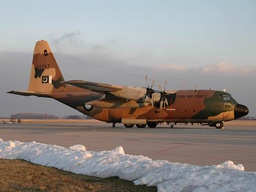
#> input picture c130.jpg, 256 x 192 px, shrunk from 970 x 728 before the run
$ jupyter execute --allow-errors '7. Adaptive filtering techniques.ipynb'   (older library calls are emulated)
#> lines starting #> are read from the running program, lines starting #| are printed output that depends on the picture
Adaptive filtering techniques are a crucial component of image processing, used to enhance or modify images by adjusting their pixel values based on the surrounding pixels. These techniques are essential in various applications, including noise reduction, edge detection, and image enhancement. Here's a list of some adaptive filtering techniques and methods used in image processing:

- **Adaptive Median Filter**: This filter adjusts its size based on local characteristics of the image, helping to preserve edges while reducing noise.
- **Adaptive Wiener Filter**: Utilizes statistical characteristics of the image to adapt the filter to varying noise conditions across the image.
- **Anisotropic Diffusion (Perona-Malik Filter)**: This non-linear filtering method aims to reduce image noise without removing significant parts of the image content, such as edges, lines, or other details that are important for interpretation.
- **Bilateral Filter**: An edge-preserving and noise-reducing smoothing filter that considers both spatial proximity and pixel value differences.
- **Guided Filter**: An edge-aware filter, which is used for edge-preserving smoothing and can be considered as an alternative to the bilateral filter.
- **Least Mean Squares (LMS) Filter**: A type of adaptive filter that adjusts its coefficients to minimize the mean square error between its output and a desired output.
- **Recursive Least Squares (RLS) Filter**: Offers faster convergence than LMS by using a recursive approach to update the filter coefficients.
- **Kalman Filter**: Used in scenarios where noise and other inaccuracies are present, especially effective in time-varying images or sequences.
- **Non-Local Means Filter**: A filtering technique that averages the value of each pixel based on the similarity of small patches around the pixel, rather than just geometric closeness.
- **Savitzky-Golay Filter**: Smoothes and differentiates data by fitting successive subsets of adjacent data points with a low-degree polynomial.
- **Sigma Filter**: Also known as the Sigma-Delta filter, it is used for noise filtering while preserving sharp edges by considering the statistical variance within a local neighborhood.
- **Spectral Subtraction**: A technique used for enhancing images by subtracting an estimated noise spectrum from the spectrum of the noisy image.
- **Wavelet Transform**: Used for image denoising by decomposing the image into different frequency components and then selectively reconstructing the image.

These techniques vary in complexity and application, with each having its own advantages in specific scenarios. The choice of an adaptive filtering technique depends on the particular requirements of the image processing task, such as the type of noise present, the need for edge preservation, and computational constraints.

[cell 1]
import cv2
import numpy as np
import matplotlib.pyplot as plt
from skimage.restoration import denoise_bilateral, denoise_nl_means, estimate_sigma
from scipy.signal import wiener

# Load the original image
original_image = cv2.imread('c130.jpg')
#> original_image is the input picture: shape (192, 256, 3); mean B, G, R 136.1, 139.7, 146
# Convert the original image to grayscale
gray_image = cv2.cvtColor(original_image, cv2.COLOR_BGR2GRAY)
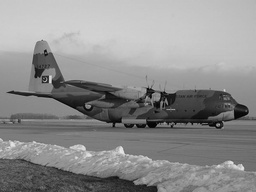
#> gray_image: shape (192, 256); min 0, max 232, mean 141.2

# Apply Adaptive Median Filter
def adaptive_median_filter(image, max_size=7):
#> called with max_size = 7
    def median_filter_at_point(img, x, y, size):
        k = size // 2
        neighborhood = img[max(0, x-k):x+k+1, max(0, y-k):y+k+1]
        return np.median(neighborhood)

    filtered_image = np.zeros_like(image)
    for i in range(image.shape[0]):
        for j in range(image.shape[1]):
            k = 1
            while k <= max_size:
                neighborhood = image[max(0, i-k):i+k+1, max(0, j-k):j+k+1]
                med = np.median(neighborhood)
                z_min = neighborhood.min()
                z_max = neighborhood.max()
                z_med = med
                if z_min < z_med < z_max:
                    z_xy = image[i, j]
                    if z_min < z_xy < z_max:
                        filtered_image[i, j] = z_xy
                    else:
                        filtered_image[i, j] = z_med
                    break
                else:
                    k += 2
            if k > max_size:
                filtered_image[i, j] = image[i, j]
    return filtered_image

adaptive_median_filtered = adaptive_median_filter(gray_image)

# Apply Adaptive Wiener Filter
def adaptive_wiener_filter(image, sizes=[3, 5, 7]):
    local_mean = []
    local_var = []
    noise = estimate_sigma(image, multichannel=False, average_sigmas=True)
#> noise = 0.727

    # Estimate local mean and variance
    for size in sizes:
        local_mean.append(cv2.blur(image, (size, size)))
        local_var.append(cv2.blur(image**2, (size, size)) - np.square(local_mean[-1]))
#> after the loop, local_mean = 3 items; local_var = 3 items

    # Estimate overall local mean and variance
    local_mean = np.stack(local_mean, axis=2)
    local_var = np.stack(local_var, axis=2)
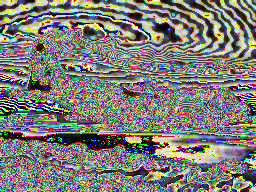
#> local_var: shape (192, 256, 3); mean of channels 0, 1, 2 119.4, 124.7, 126.4; drawn as B, G, R
    overall_local_mean = np.mean(local_mean, axis=2)
    overall_local_var = np.mean(local_var, axis=2)
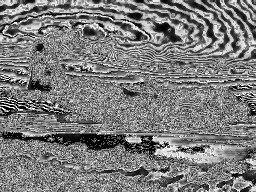
#> overall_local_var: shape (192, 256) float64; min 0, max 255, mean 123.5

    # Apply Wiener filter
    wiener_filtered = (image - overall_local_mean) * np.divide(overall_local_var, overall_local_var + noise**2)
    wiener_filtered += overall_local_mean
    wiener_filtered = np.clip(wiener_filtered, 0, 255).astype(np.uint8)

    return wiener_filtered

adaptive_wiener_filtered = adaptive_wiener_filter(gray_image)

# Apply Anisotropic Diffusion Filter (Perona-Malik Filter)
def anisotropic_diffusion_filter(image, iterations=15, kappa=50, gamma=0.1):
#> called with iterations = 15, kappa = 50, gamma = 0.1
    def diff_coefficient(gradient, kappa):
        return np.exp(-(gradient/kappa)**2)

    img_filtered = image.astype('float32')
    for i in range(iterations):
        # Calculate gradients
        grad_north = np.roll(img_filtered, -1, axis=0) - img_filtered
        grad_south = np.roll(img_filtered, 1, axis=0) - img_filtered
        grad_east = np.roll(img_filtered, -1, axis=1) - img_filtered
        grad_west = np.roll(img_filtered, 1, axis=1) - img_filtered

        # Calculate diffusion coefficients
        c_north = diff_coefficient(grad_north, kappa)
        c_south = diff_coefficient(grad_south, kappa)
        c_east = diff_coefficient(grad_east, kappa)
        c_west = diff_coefficient(grad_west, kappa)

        # Update image
        img_filtered += gamma * (c_north * grad_north + c_south * grad_south + c_east * grad_east + c_west * grad_west)
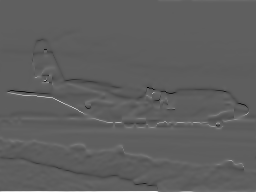
#> grad_north: shape (192, 256) float32; min -98.15, max 164.9, mean 0; drawn with min black and max white
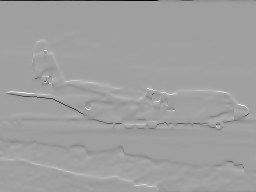
#> grad_south: shape (192, 256) float32; min -164.9, max 98.15, mean 0; drawn with min black and max white
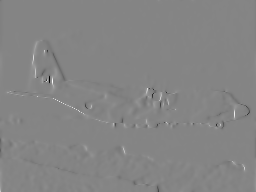
#> grad_west: shape (192, 256) float32; min -130.3, max 119.9, mean 0; drawn with min black and max white

    img_filtered = np.clip(img_filtered, 0, 255).astype('uint8')
    return img_filtered

anisotropic_diffusion_filtered = anisotropic_diffusion_filter(gray_image)

# Apply Bilateral Filter
bilateral_filtered = denoise_bilateral(gray_image, sigma_color=0.05, sigma_spatial=15, multichannel=False)

# Display the images
plt.figure(figsize=(20, 10))

# Original Image
plt.subplot(1, 5, 1)
plt.imshow(cv2.cvtColor(original_image, cv2.COLOR_BGR2RGB))
plt.title('Original Image')
plt.axis('off')

# Adaptive Median Filter
plt.subplot(1, 5, 2)
plt.imshow(adaptive_median_filtered, cmap='gray')
plt.title('Adaptive Median Filter')
plt.axis('off')

# Adaptive Wiener Filter
plt.subplot(1, 5, 3)
plt.imshow(adaptive_wiener_filtered, cmap='gray')
plt.title('Adaptive Wiener Filter')
plt.axis('off')

# Anisotropic Diffusion Filter
plt.subplot(1, 5, 4)
plt.imshow(anisotropic_diffusion_filtered, cmap='gray')
plt.title('Anisotropic Diffusion Filter')
plt.axis('off')

# Bilateral Filter
plt.subplot(1, 5, 5)
plt.imshow(bilateral_filtered, cmap='gray')
plt.title('Bilateral Filter')
plt.axis('off')

# Show the images
plt.show()
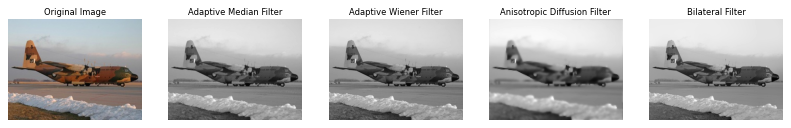
#> figure drawn by matplotlib, 5 panels

[cell 2]
import cv2
import numpy as np
import matplotlib.pyplot as plt
from scipy.signal import lfilter

# Load the image
image_path = 'c130.jpg'
original_image = cv2.imread(image_path)
original_image_rgb = cv2.cvtColor(original_image, cv2.COLOR_BGR2RGB)

# Guided filter
def apply_guided_filter(image, radius, epsilon):
    # Convert to float32
#> called with radius = 5, epsilon = 1e-06
    image_float = np.float32(image) / 255.0
    # Apply the guided filter
    filtered_image = cv2.ximgproc.guidedFilter(
        guide=image_float,
        src=image_float,
        radius=radius,
        eps=epsilon,
        dDepth=-1
    )
#> filtered_image: shape (192, 256, 3) float32
    # Convert back to uint8
    filtered_image = (filtered_image * 255).astype(np.uint8)
    return filtered_image

# Non-local means filter
def apply_non_local_means_filter(image, h=10, hForColorComponents=10):
#> called with h = 10, hForColorComponents = 10
    return cv2.fastNlMeansDenoisingColored(image, None, h, hForColorComponents, 7, 21)
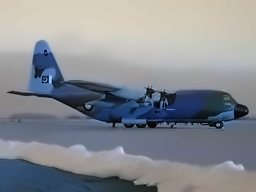
#> returned value: shape (192, 256, 3); mean of channels 0, 1, 2 145.5, 139.5, 135.7; drawn as B, G, R


# Apply filters
gf_image = apply_guided_filter(original_image_rgb, radius=5, epsilon=1e-6)
nlm_image = apply_non_local_means_filter(original_image_rgb)

# Display images
def display_images(images, titles):
    plt.figure(figsize=(20, 10))
    for i, (image, title) in enumerate(zip(images, titles)):
        plt.subplot(1, len(images), i+1)
        plt.imshow(image)
        plt.title(title)
        plt.axis('off')
#> this loop made 3 passes
#> title on passes 1 to 3: 'Original Image', 'Guided Filter', 'Non-Local Means Filter'
    plt.show()

display_images([original_image_rgb, gf_image, nlm_image],
               ['Original Image', 'Guided Filter', 'Non-Local Means Filter'])

[cell 3]
import cv2
import numpy as np
import matplotlib.pyplot as plt
from scipy.signal import savgol_filter
from skimage.restoration import denoise_wavelet, estimate_sigma
from scipy.ndimage import median_filter

# Load the original image
image = cv2.imread('c130.jpg', cv2.IMREAD_GRAYSCALE)
#> image: shape (192, 256); min 0, max 234, mean 141.2

# Savitzky-Golay Filter
# Here we apply the Savitzky-Golay filter to the image.
# The window size is 11 and the polynomial order is 3.
savgol_filtered = savgol_filter(image, window_length=11, polyorder=3, axis=0)

# Sigma Filter
# We create a sigma filter by applying a median filter to the image.
# A 7x7 kernel is used here.
sigma_filtered = median_filter(image, size=7)

# Spectral Subtraction
# For spectral subtraction, we first calculate the noise estimate by subtracting
# the smoothed image from the original image and then subtract this noise estimate
# from the original image.
smoothed_image = median_filter(image, size=7)
noise_estimate = image - smoothed_image
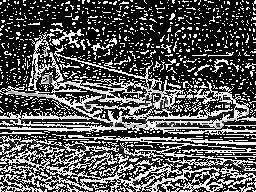
#> noise_estimate: shape (192, 256); min 0, max 255, mean 86.6
spectral_subtracted = np.clip(image - noise_estimate, 0, 255)

# Wavelet Transform for Denoising
# The wavelet transform is applied using the 'denoise_wavelet' function from the skimage library.
# We use the default 'BayesShrink' which automatically computes a thresholding value.
# The 'estimate_sigma' function estimates the noise standard deviation from the image.
sigma_est = estimate_sigma(image, multichannel=False, average_sigmas=True)
#> sigma_est = 0.727
wavelet_denoised = denoise_wavelet(image, multichannel=False, method='BayesShrink', mode='soft',
                                   sigma=sigma_est, wavelet_levels=3)

# Converting the floating point image in the range [0,1] to uint8
wavelet_denoised = (wavelet_denoised * 255).astype(np.uint8)

# Display the results
fig, axes = plt.subplots(2, 3, figsize=(20, 10))
ax = axes.ravel()

# Original image
ax[0].imshow(image, cmap=plt.cm.gray)
ax[0].set_title('Original image')
ax[0].axis('off')

# Savitzky-Golay filter result
ax[1].imshow(savgol_filtered, cmap=plt.cm.gray)
ax[1].set_title('Savitzky-Golay filter')
ax[1].axis('off')

# Sigma filter result
ax[2].imshow(sigma_filtered, cmap=plt.cm.gray)
ax[2].set_title('Sigma filter')
ax[2].axis('off')

# Spectral Subtraction result
ax[3].imshow(spectral_subtracted, cmap=plt.cm.gray)
ax[3].set_title('Spectral Subtraction')
ax[3].axis('off')

# Wavelet denoised image
ax[4].imshow(wavelet_denoised, cmap=plt.cm.gray)
ax[4].set_title('Wavelet Transform')
ax[4].axis('off')

# Hide the 6th plot (extra subplot)
ax[5].axis('off')

plt.tight_layout()
plt.show()

[cell 4]
def spectral_subtraction(image, noise_level):
    # Perform a Fast Fourier Transform
    f_transform = np.fft.fft2(image)
    # Shift the zero frequency component to the center
    f_shift = np.fft.fftshift(f_transform)
    # Subtract the (estimated) noise spectrum
    f_shift -= noise_level
    # Shift back
    f_ishift = np.fft.ifftshift(f_shift)
    # Inverse FFT to get the image back
    img_back = np.fft.ifft2(f_ishift)
    # Take the absolute value to get the magnitude
    img_back = np.abs(img_back)
    return img_back

[cell 5]
def wavelet_denoise(image, threshold):
    # Apply a high-pass filter (simplified wavelet high-frequency component)
    high_pass = image - cv2.GaussianBlur(image, (3, 3), 0)
    # Threshold the high frequency image (wavelet coefficient thresholding)
    high_pass[np.abs(high_pass) < threshold] = 0
    # Add the high frequency image back to the original (simplified wavelet reconstruction)
    denoised_image = image + high_pass
    return denoised_image

[cell 6]
def apply_filters(image_path):
    # Read the image in grayscale
    image = cv2.imread(image_path, cv2.IMREAD_GRAYSCALE)

    # Apply Savitzky-Golay filter (window size 5, polynomial order 1)
    sg_filtered = savitzky_golay(image, 5, 1)

    # Apply Sigma filter (window size 3, sigma 1)
    sigma_filtered = sigma_filter(image, 3, 1)

    # Apply Spectral Subtraction (assuming noise level 10)
    spectral_subtracted = spectral_subtraction(image, 10)

#> (a cell that did not finish here is left out)

[cell 8]
# First, let's define the complete code for the four filters.
# Import necessary libraries
import numpy as np
import cv2
from scipy.signal import convolve2d

# Define the Savitzky-Golay filter function
def savitzky_golay(image, window_size, order):
    # Generate Savitzky-Golay kernel
#> called with window_size = 5, order = 2
    half_window = (window_size - 1) // 2
    b = np.mat([[k**i for i in range(order + 1)] for k in range(-half_window, half_window + 1)])
#> b = [[1, -2, 4], [1, -1, 1], [1, 0, 0], [1, 1, 1], [1, 2, 4]]
    m = np.linalg.pinv(b).A[0]
#> m = [-0.0857, 0.343, 0.486, 0.343, -0.0857]

    # Apply the kernel to the image
    sg_filtered = convolve2d(image, np.reshape(m, (1, -1)), boundary='symm', mode='same')
    return sg_filtered

# Define the Sigma filter function
def sigma_filter(image, size, sigma):
#> called with size = 3, sigma = 1
    result = np.zeros_like(image)
#> result: shape (192, 256); every value is 0
    half_size = size // 2
    for i in range(half_size, image.shape[0] - half_size):
        for j in range(half_size, image.shape[1] - half_size):
            # Define the local neighborhood
            local = image[i - half_size:i + half_size + 1, j - half_size:j + half_size + 1]
            # Calculate local mean and standard deviation
            local_mean = np.mean(local)
            local_std = np.std(local)
            # If the pixel is within sigma standard deviations of the mean, keep it, otherwise replace it
            if abs(image[i, j] - local_mean) > sigma * local_std:
                result[i, j] = local_mean
            else:
                result[i, j] = image[i, j]
    return result

# Define the Spectral Subtraction function
def spectral_subtraction(image, noise_level):
    # Perform Fourier transform
#> called with noise_level = 10
    f_transform = np.fft.fft2(image)
    # Shift the zero frequency component to the center
    f_shift = np.fft.fftshift(f_transform)
    # Subtract the (estimated) noise spectrum
    f_shift = f_shift - noise_level
    # Inverse shift and inverse Fourier transform
    f_ishift = np.fft.ifftshift(f_shift)
    img_back = np.fft.ifft2(f_ishift)
    # Take the magnitude
    img_back = np.abs(img_back)
    return img_back

# Define a simple wavelet-like denoising function
def wavelet_denoise(image, threshold):
    # Apply a Gaussian blur (low-pass filter)
#> called with threshold = 10
    low_pass = cv2.GaussianBlur(image, (3, 3), 0)
    # Subtract low-pass from the original to get a high-pass filter effect
    high_pass = image - low_pass
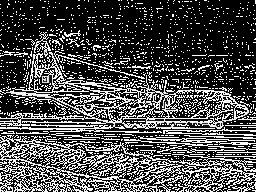
#> high_pass: shape (192, 256); min 0, max 255, mean 76.9
    # Threshold the high-pass filter to remove small coefficients (noise)
    high_pass[np.abs(high_pass) < threshold] = 0
    # Reconstruct the denoised image
    denoised_image = image - high_pass
    return denoised_image

# Now let's read the image and apply these filters
# Read the image in grayscale
image = cv2.imread('c130.jpg', cv2.IMREAD_GRAYSCALE)

# Apply Savitzky-Golay filter
sg_filtered = savitzky_golay(image, window_size=5, order=2)

# Apply Sigma filter
sigma_filtered = sigma_filter(image, size=3, sigma=1)

# Apply Spectral Subtraction
spectral_subtracted = spectral_subtraction(image, noise_level=10)

# Apply Wavelet-like denoising
wavelet_denoised = wavelet_denoise(image, threshold=10)

# Now, let's display all the images.
plt.figure(figsize=(20, 10))

# Original image
plt.subplot(1, 5, 1)
plt.imshow(image, cmap='gray')
plt.title('Original Image')
plt.axis('off')

# Savitzky-Golay filtered image
plt.subplot(1, 5, 2)
plt.imshow(sg_filtered, cmap='gray')
plt.title('Savitzky-Golay Filtered Image')
plt.axis('off')

# Sigma filtered image
plt.subplot(1, 5, 3)
plt.imshow(sigma_filtered, cmap='gray')
plt.title('Sigma Filtered Image')
plt.axis('off')

# Spectral Subtraction image
plt.subplot(1, 5, 4)
plt.imshow(spectral_subtracted, cmap='gray')
plt.title('Spectral Subtraction Image')
plt.axis('off')

# Wavelet Denoised image
plt.subplot(1, 5, 5)
plt.imshow(wavelet_denoised, cmap='gray')
plt.title('Wavelet Denoised Image')
plt.axis('off')

plt.show()
